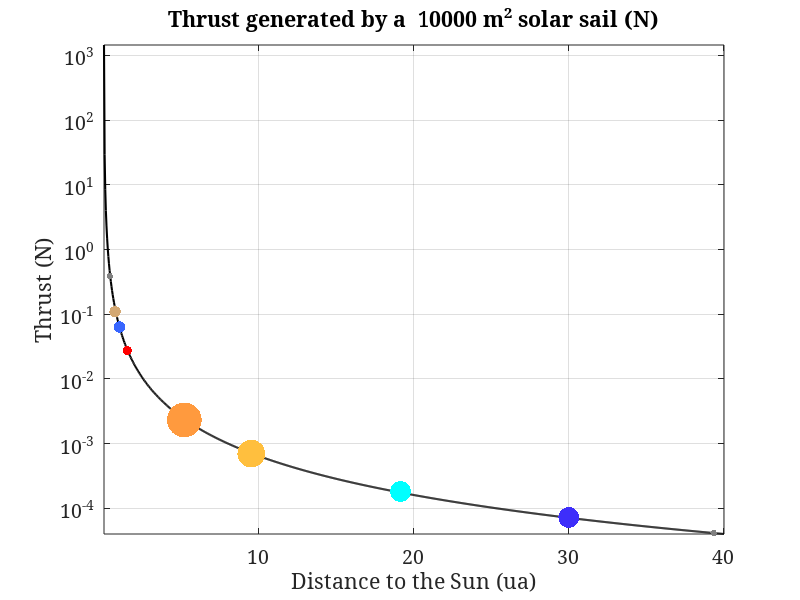

Recreate this plot in MATLAB.
clc;clear all;close all;
lgndsize=14;labsize=15;txtsize=16;arrowwidth=1;linsize=1.5;NameFont='Cambria';

pi=3.1415926535;
theta=45*pi/180;              %%rad
c=299792458;                  %%m/s
d=linspace(1,6000,1000);        %%10^9 m : Pluto is 5 900 898 440 km away
S=10000;                      %%m2

phi=(5535.8./d).^2;             %%W/m2
T=2*sin(theta)*S*phi/c;       %%N

figure;hold on;
plot(d/150,T,'k','LineWidth',1.5);

title(['Thrust generated by a  ',num2str(S),' m^2 solar sail (N)']);
xlabel('Distance to the Sun (ua)');
ylabel('Thrust (N)');
box on;axis tight;grid on;
set(gca,'fontsize', lgndsize,'FontWeight','normal','FontName',NameFont,'YScale', 'log');


plot(57.91/150, T(11), 'color','#808080','Marker', '.','markersize',15);
plot(108.2/150, T(20), 'color', '#d3a873','Marker', '.','markersize',25);
plot(149.6/150, T(26), 'color', '#3866ff','Marker', '.', 'markersize',25);
plot(227.9/150, T(39), 'color', 'r','Marker', '.','markersize',20);
plot(778.3/150, T(132), 'color','#ff9a3e','Marker', '.','markersize',75);
plot(1426/150, T(240), 'color', '#ffbf3e','Marker','.', 'markersize',60);
plot(2870/150, T(470), 'color', 'c','Marker','.','markersize',45);
plot(4498/150, T(745), 'color', '#3e2efa','Marker','.','markersize',45);
plot(5900/150, T(979), 'color', '#808080','Marker','.','markersize',15);
